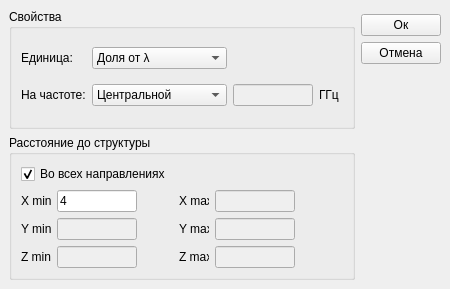
<?xml version="1.0" encoding="UTF-8"?>
<ui version="4.0">
 <class>CDSettings</class>
 <widget class="QMainWindow" name="CDSettings">
  <property name="geometry">
   <rect>
    <x>0</x>
    <y>0</y>
    <width>450</width>
    <height>289</height>
   </rect>
  </property>
  <property name="windowTitle">
   <string>Расчетная область</string>
  </property>
  <widget class="QWidget" name="centralwidget">
   <layout class="QVBoxLayout" name="verticalLayout_3">
    <item>
     <layout class="QHBoxLayout" name="horizontalLayout">
      <item>
       <layout class="QVBoxLayout" name="verticalLayout">
        <item>
         <widget class="QGroupBox" name="settingsGrBox">
          <property name="title">
           <string>Свойства</string>
          </property>
          <layout class="QGridLayout" name="gridLayout">
           <item row="1" column="0">
            <widget class="QLabel" name="freqsLabel">
             <property name="text">
              <string>На частоте:</string>
             </property>
            </widget>
           </item>
           <item row="1" column="1">
            <widget class="QComboBox" name="freqsCombo">
             <item>
              <property name="text">
               <string>Центральной</string>
              </property>
             </item>
             <item>
              <property name="text">
               <string>Пользовательской</string>
              </property>
             </item>
            </widget>
           </item>
           <item row="0" column="1">
            <widget class="QComboBox" name="unitsTypeCombo">
             <item>
              <property name="text">
               <string>Доля от λ</string>
              </property>
             </item>
             <item>
              <property name="text">
               <string>Размер</string>
              </property>
             </item>
            </widget>
           </item>
           <item row="0" column="0">
            <widget class="QLabel" name="unitsTypeLabel">
             <property name="text">
              <string>Единица:</string>
             </property>
            </widget>
           </item>
           <item row="1" column="3">
            <widget class="QLabel" name="freqsUnitsLabel">
             <property name="text">
              <string>ГГц</string>
             </property>
            </widget>
           </item>
           <item row="1" column="2">
            <widget class="QLineEdit" name="freqsLineEdit">
             <property name="enabled">
              <bool>false</bool>
             </property>
             <property name="minimumSize">
              <size>
               <width>80</width>
               <height>0</height>
              </size>
             </property>
             <property name="maximumSize">
              <size>
               <width>80</width>
               <height>16777215</height>
              </size>
             </property>
            </widget>
           </item>
           <item row="0" column="2">
            <widget class="QLabel" name="sizeUnitsLabel">
             <property name="text">
              <string/>
             </property>
            </widget>
           </item>
          </layout>
         </widget>
        </item>
        <item>
         <widget class="QGroupBox" name="geomGrBox">
          <property name="title">
           <string>Расстояние до структуры</string>
          </property>
          <layout class="QVBoxLayout" name="verticalLayout_5">
           <item>
            <layout class="QVBoxLayout" name="verticalLayout_4">
             <item>
              <widget class="QCheckBox" name="allDirectionsBox">
               <property name="text">
                <string>Во всех направлениях</string>
               </property>
               <property name="checked">
                <bool>true</bool>
               </property>
              </widget>
             </item>
             <item>
              <layout class="QGridLayout" name="gridLayout_2">
               <property name="leftMargin">
                <number>0</number>
               </property>
               <property name="rightMargin">
                <number>0</number>
               </property>
               <property name="horizontalSpacing">
                <number>6</number>
               </property>
               <item row="0" column="3">
                <widget class="QLabel" name="xMaxLabel">
                 <property name="minimumSize">
                  <size>
                   <width>30</width>
                   <height>0</height>
                  </size>
                 </property>
                 <property name="maximumSize">
                  <size>
                   <width>30</width>
                   <height>16777215</height>
                  </size>
                 </property>
                 <property name="text">
                  <string>X max</string>
                 </property>
                </widget>
               </item>
               <item row="2" column="4">
                <widget class="QLineEdit" name="zMaxEdit">
                 <property name="enabled">
                  <bool>false</bool>
                 </property>
                 <property name="minimumSize">
                  <size>
                   <width>80</width>
                   <height>0</height>
                  </size>
                 </property>
                 <property name="maximumSize">
                  <size>
                   <width>80</width>
                   <height>16777215</height>
                  </size>
                 </property>
                </widget>
               </item>
               <item row="0" column="0">
                <widget class="QLabel" name="xMinLabel">
                 <property name="minimumSize">
                  <size>
                   <width>30</width>
                   <height>0</height>
                  </size>
                 </property>
                 <property name="maximumSize">
                  <size>
                   <width>30</width>
                   <height>16777215</height>
                  </size>
                 </property>
                 <property name="text">
                  <string>X min</string>
                 </property>
                </widget>
               </item>
               <item row="1" column="1">
                <widget class="QLineEdit" name="yMinEdit">
                 <property name="enabled">
                  <bool>false</bool>
                 </property>
                 <property name="minimumSize">
                  <size>
                   <width>80</width>
                   <height>0</height>
                  </size>
                 </property>
                 <property name="maximumSize">
                  <size>
                   <width>80</width>
                   <height>16777215</height>
                  </size>
                 </property>
                </widget>
               </item>
               <item row="0" column="1">
                <widget class="QLineEdit" name="xMinEdit">
                 <property name="minimumSize">
                  <size>
                   <width>80</width>
                   <height>0</height>
                  </size>
                 </property>
                 <property name="maximumSize">
                  <size>
                   <width>80</width>
                   <height>16777215</height>
                  </size>
                 </property>
                 <property name="text">
                  <string>4</string>
                 </property>
                </widget>
               </item>
               <item row="0" column="4">
                <widget class="QLineEdit" name="xMaxEdit">
                 <property name="enabled">
                  <bool>false</bool>
                 </property>
                 <property name="minimumSize">
                  <size>
                   <width>80</width>
                   <height>0</height>
                  </size>
                 </property>
                 <property name="maximumSize">
                  <size>
                   <width>80</width>
                   <height>16777215</height>
                  </size>
                 </property>
                </widget>
               </item>
               <item row="1" column="3">
                <widget class="QLabel" name="yMaxLabel">
                 <property name="minimumSize">
                  <size>
                   <width>30</width>
                   <height>0</height>
                  </size>
                 </property>
                 <property name="maximumSize">
                  <size>
                   <width>30</width>
                   <height>16777215</height>
                  </size>
                 </property>
                 <property name="text">
                  <string>Y max</string>
                 </property>
                </widget>
               </item>
               <item row="2" column="0">
                <widget class="QLabel" name="zMinLabel">
                 <property name="minimumSize">
                  <size>
                   <width>30</width>
                   <height>0</height>
                  </size>
                 </property>
                 <property name="maximumSize">
                  <size>
                   <width>30</width>
                   <height>16777215</height>
                  </size>
                 </property>
                 <property name="text">
                  <string>Z min</string>
                 </property>
                </widget>
               </item>
               <item row="2" column="3">
                <widget class="QLabel" name="zMaxLabel">
                 <property name="minimumSize">
                  <size>
                   <width>30</width>
                   <height>0</height>
                  </size>
                 </property>
                 <property name="maximumSize">
                  <size>
                   <width>30</width>
                   <height>16777215</height>
                  </size>
                 </property>
                 <property name="text">
                  <string>Z max</string>
                 </property>
                </widget>
               </item>
               <item row="1" column="0">
                <widget class="QLabel" name="yMinLabel">
                 <property name="minimumSize">
                  <size>
                   <width>30</width>
                   <height>0</height>
                  </size>
                 </property>
                 <property name="maximumSize">
                  <size>
                   <width>30</width>
                   <height>16777215</height>
                  </size>
                 </property>
                 <property name="text">
                  <string>Y min</string>
                 </property>
                </widget>
               </item>
               <item row="1" column="4">
                <widget class="QLineEdit" name="yMaxEdit">
                 <property name="enabled">
                  <bool>false</bool>
                 </property>
                 <property name="minimumSize">
                  <size>
                   <width>80</width>
                   <height>0</height>
                  </size>
                 </property>
                 <property name="maximumSize">
                  <size>
                   <width>80</width>
                   <height>16777215</height>
                  </size>
                 </property>
                </widget>
               </item>
               <item row="2" column="1">
                <widget class="QLineEdit" name="zMinEdit">
                 <property name="enabled">
                  <bool>false</bool>
                 </property>
                 <property name="minimumSize">
                  <size>
                   <width>80</width>
                   <height>0</height>
                  </size>
                 </property>
                 <property name="maximumSize">
                  <size>
                   <width>80</width>
                   <height>16777215</height>
                  </size>
                 </property>
                </widget>
               </item>
               <item row="0" column="5">
                <spacer name="horizontalSpacer">
                 <property name="orientation">
                  <enum>Qt::Horizontal</enum>
                 </property>
                 <property name="sizeHint" stdset="0">
                  <size>
                   <width>40</width>
                   <height>20</height>
                  </size>
                 </property>
                </spacer>
               </item>
               <item row="0" column="2">
                <spacer name="horizontalSpacer_2">
                 <property name="orientation">
                  <enum>Qt::Horizontal</enum>
                 </property>
                 <property name="sizeType">
                  <enum>QSizePolicy::Fixed</enum>
                 </property>
                 <property name="sizeHint" stdset="0">
                  <size>
                   <width>36</width>
                   <height>20</height>
                  </size>
                 </property>
                </spacer>
               </item>
              </layout>
             </item>
            </layout>
           </item>
          </layout>
         </widget>
        </item>
       </layout>
      </item>
      <item>
       <layout class="QVBoxLayout" name="verticalLayout_2">
        <item>
         <spacer name="verticalSpacer_2">
          <property name="orientation">
           <enum>Qt::Vertical</enum>
          </property>
          <property name="sizeType">
           <enum>QSizePolicy::Fixed</enum>
          </property>
          <property name="sizeHint" stdset="0">
           <size>
            <width>20</width>
            <height>5</height>
           </size>
          </property>
         </spacer>
        </item>
        <item>
         <widget class="QPushButton" name="okButton">
          <property name="text">
           <string>Ок</string>
          </property>
         </widget>
        </item>
        <item>
         <widget class="QPushButton" name="cancelButton">
          <property name="text">
           <string>Отмена</string>
          </property>
         </widget>
        </item>
        <item>
         <spacer name="verticalSpacer">
          <property name="orientation">
           <enum>Qt::Vertical</enum>
          </property>
          <property name="sizeHint" stdset="0">
           <size>
            <width>20</width>
            <height>40</height>
           </size>
          </property>
         </spacer>
        </item>
       </layout>
      </item>
     </layout>
    </item>
   </layout>
  </widget>
  <widget class="QMenuBar" name="menubar">
   <property name="geometry">
    <rect>
     <x>0</x>
     <y>0</y>
     <width>450</width>
     <height>21</height>
    </rect>
   </property>
  </widget>
 </widget>
 <resources/>
 <connections/>
</ui>
